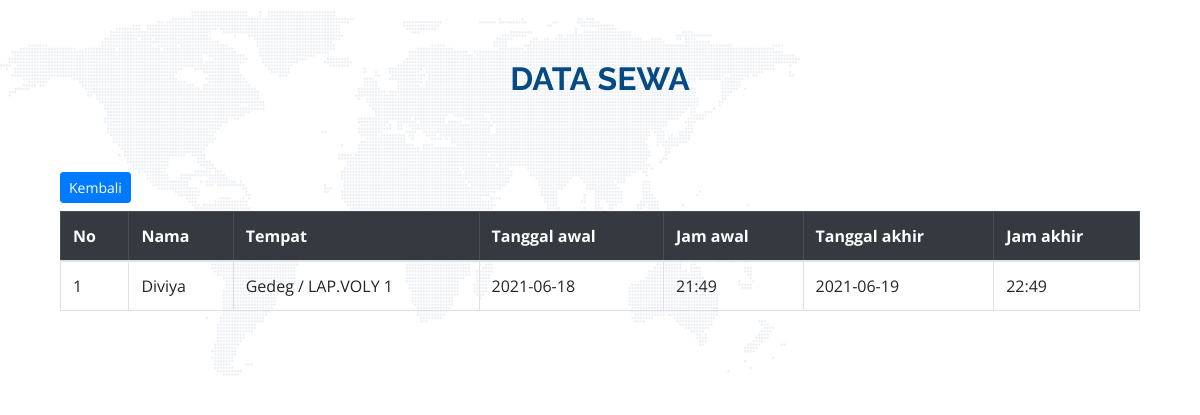
The app's page /index.php/bayar/hasil with its own data.
### tables this page shows
CREATE TABLE `tb_sewa` (
  `id_sewa` int(11) NOT NULL,
  `id_user` int(11) NOT NULL,
  `nama` varchar(255) NOT NULL,
  `tempat` varchar(50) NOT NULL,
  `tgl1` varchar(20) NOT NULL,
  `jam1` varchar(10) NOT NULL,
  `tgl2` varchar(20) NOT NULL,
  `jam2` varchar(10) NOT NULL,
  `bayar` varchar(500) NOT NULL DEFAULT 'default.jpg'
);

### application/controllers/Bayar.php (called while the page is built, shortened)
<?php
class Bayar extends CI_Controller
{
    public function __construct()
    {
        $this->load->model("M_bayar");
        $this->load->library('form_validation');
    }
    public function hasil()
    {
        $data2['cari'] = $this->M_bayar->cari();
        $this->load->view('result_list_user', $data2);
    }
}

### index.php (called while the page is built, shortened)
<?php
require_once BASEPATH.'core/CodeIgniter.php';

### application/models/M_bayar.php (called while the page is built, shortened)
<?php
class M_bayar extends CI_Model
{
    public function cari()
    {
        $cari = $this->input->GET('cari', TRUE);
        $data = $this->db->query("SELECT * from tb_sewa where tempat like '%$cari%' ");
        return $data->result();
    }
}

### application/views/result_list_user.php (the view, shortened to what this page needs)
<!DOCTYPE html>
<html>
<head>
    <link rel="stylesheet" href="https://cdn.jsdelivr.net/npm/bootstrap-icons@1.5.0/font/bootstrap-icons.css">
    <link href="<?php echo base_url('assets/vendor/bootstrap/css/bootstrap.min.css'); ?>" rel="stylesheet">
    <link href="<?php echo base_url('assets/vendor/icofont/icofont.min.css'); ?>" rel="stylesheet">
    <link href="<?php echo base_url('assets/vendor/boxicons/css/boxicons.min.css'); ?>" rel="stylesheet">
    <link href="<?php echo base_url('assets/vendor/animate.css/animate.min.css'); ?>" rel="stylesheet">
    <link href="<?php echo base_url('assets/vendor/remixicon/remixicon.css'); ?>" rel="stylesheet">
    <link href="<?php echo base_url('assets/vendor/owl.carousel/assets/owl.carousel.min.css'); ?>" rel="stylesheet">
    <link href="<?php echo base_url('assets/vendor/venobox/venobox.css'); ?>" rel="stylesheet">
    <link href="<?php echo base_url('assets/vendor/aos/aos.css'); ?>" rel="stylesheet">
    <link href="<?php echo base_url('assets/css/style.css'); ?>" rel="stylesheet">
</head>
<body>
    <section id="contact" class="contact">
        <div class="container" data-aos="">
            <div class="section-title">
                <h2>Data Sewa</h2>
            </div>
            <div class="container mt-4">
                <div class="row">
                    <div class="col">
                        <div class="table-container">
                            <a href="<?php echo site_url('Bayar/tampil1') ?>" class="btn btn-sm btn-primary mb-2"> Kembali</a>
                            <table class="table table-bordered">
                                <thead class="table-dark">
                                    <tr>
                                        <th>No</th>
                                        <th>Nama</th>
                                        <th>Tempat</th>
                                        <th>Tanggal awal</th>
                                        <th>Jam awal</th>
                                        <th>Tanggal akhir</th>
                                        <th>Jam akhir</th>
                                    </tr>
                                </thead>
                                <?php
                                $no = 1;
                                if (count($cari) > 0) {
                                    foreach ($cari as $u) {
                                ?>
                                        <tr>
                                            <td><?php echo $no++ ?></td>
                                            <td><?php echo $u->nama ?></td>
                                            <td><?php echo $u->tempat ?></td>
                                            <td><?php echo $u->tgl1 ?></td>
                                            <td><?php echo $u->jam1 ?></td>
                                            <td><?php echo $u->tgl2 ?></td>
                                            <td><?php echo $u->jam2 ?></td>
                                        </tr>
                                <?php }
                                } else {
                                    echo "Data tidak ditemukan";
                                } ?>
                            </table>
                        </div>
                    </div>
                </div>
            </div>
        </div>
    </section>
</body>
</html>

### assets/css/style.css (style rules this page uses)
body { font-family: "Open Sans", sans-serif; color: #444444; }
a { color: #0880e8; }
h1, h2, h3, h4, h5, h6 { font-family: "Raleway", sans-serif; }
section { padding: 60px 0; overflow: hidden; }
.section-title { text-align: center; padding-bottom: 30px; }
.section-title h2 { font-size: 32px; font-weight: bold; text-transform: uppercase; margin-bottom: 20px; padding-bottom: 0; color: #054a85; }
.contact { background: url("../img/contact-bg.png") left center no-repeat; position: relative; }
.contact:before { content: ""; background: rgba(255, 255, 255, 0.7); position: absolute; bottom: 0; top: 0; left: 0; right: 0; }
.contact .container { position: relative; }

### application/views/result_list_user.php (style rules this page uses)
.table-container { overflow: auto; }

### records on screen
tb_sewa: nama "Diviya", tempat "Gedeg / LAP.VOLY 1", tgl1 "2021-06-18", jam1 "21:49", tgl2 "2021-06-19", jam2 "22:49"
